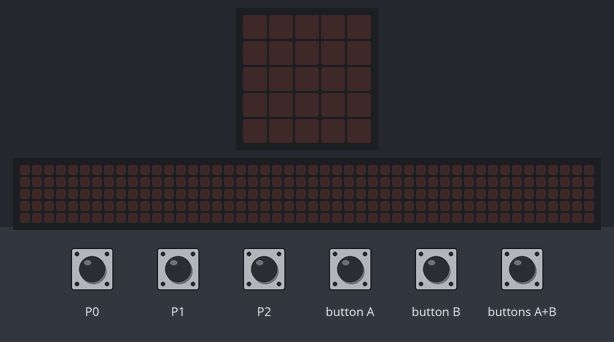
This program was run on a simulated BBC micro:bit (MakeCode). Shown: the board's 5×5 LED display, a strip that is not on the board, showing the scrolling text unrolled. The test bench sets the inputs (shaded band). The 48×5 strip is a reading aid, not a part: it shows the text the display is scrolling, unrolled, one strip-width of it at a time; what the program prints to the serial console is not drawn.

Above: at 1.2 s.
1.3 s: touch pin P2 pressed for 0.15 s
At 1.67 s:
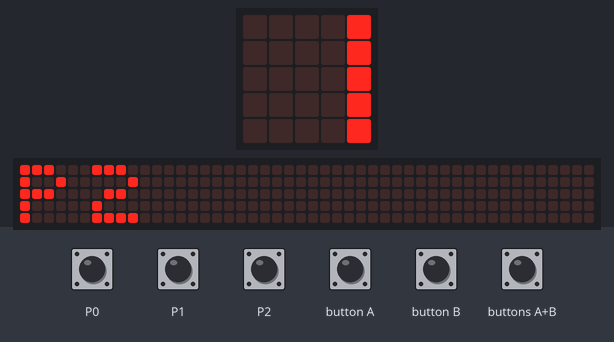
At 3.92 s:
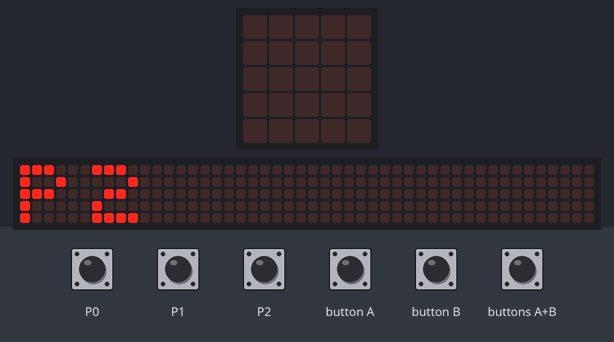
Timing chart, 0 to 5.4 s (numbered marks = the images above; inputs shaded):
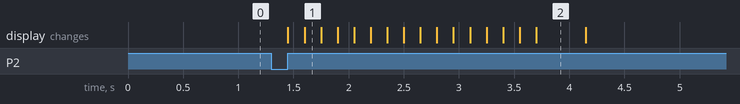

The program:

main.ts
```typescript
let pi = 0
let radianes = 0
let seno = 0
let coseno = 0
input.onPinPressed(TouchPin.P0, function () {

})
input.onButtonPressed(Button.A, function () {
    basic.showString("A")
    while (true) {
        serial.writeValue("luz", input.lightLevel())
        basic.pause(500)
    }
})
input.onPinPressed(TouchPin.P2, function () {
    basic.showString("P2")
    pi = 3.14159265359
    radianes = 0
    while (radianes <= 2 * pi) {
        seno = Math.sin(radianes)
        coseno = Math.cos(radianes)
        serial.writeValue("g.cero", 0)
        serial.writeValue("g.seno", seno)
        serial.writeValue("g.coseno", coseno)
        radianes += pi / 180
        if (radianes >= 2 * pi) {
            radianes = 0
        }
    }
})
input.onButtonPressed(Button.AB, function () {

})
input.onButtonPressed(Button.B, function () {
    basic.showString("B")
    while (true) {
        led.plotBarGraph(
        Math.map(input.lightLevel(), 0, 255, 0, 10),
        10
        )
        basic.pause(500)
    }
})
input.onPinPressed(TouchPin.P1, function () {
    for (let index = 0; index < 1000; index++) {
        serial.writeValue("m.tiempo", input.runningTime() / 1000)
        serial.writeValue("m.aceleracion", input.acceleration(Dimension.Y))
        basic.pause(500)
    }
})
```

test.ts
```typescript
// aquí va el archivo "tests"; esto no se compilará cuando este paquete se utilice como una extensión.
```

Measured:
- after the input at 1.3 s, the display: first changes after 0.15 s (image 1 shows a later state)
- what the display in image 2 shows lasts 0.5 s, from 3.7 s to 4.2 s
